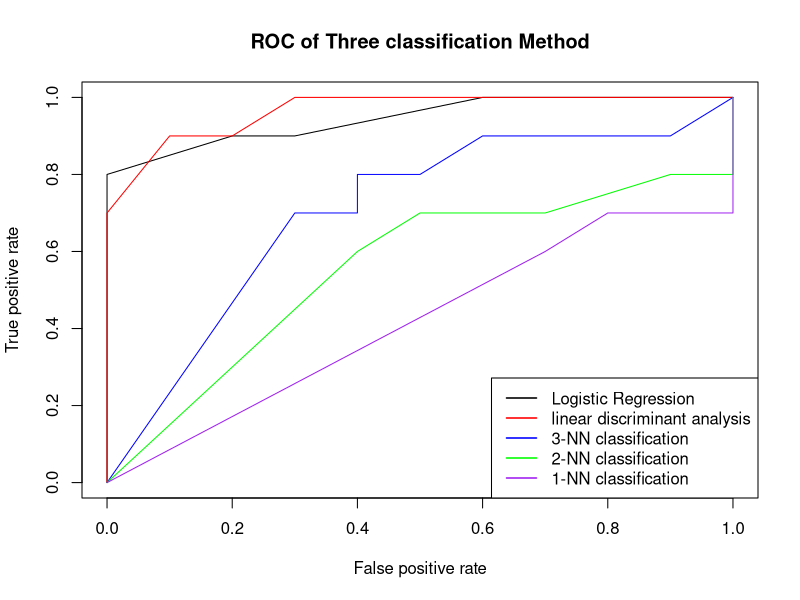

The R source for this figure:
library(readr)
library(broom)

resample = function(data) {
  n = nrow(data)
  # Sample row numbers (i) rather than values (e_i)
  idx = sample(n, n, replace = TRUE)
  
  # Use row numbers to get new residuals (e2_i).
  res_samp = data$.resid[idx]
  
  # y2_i =  b_0 + b_1 * x_i    + e2_i
  y_samp =  data$.fitted       + res_samp
  
  # Insert new response (y_i) into data frame, keeping old covariates (x_i)
  data$y2 = y_samp
  
  # Fit the same model with new data (y2_i, x_i).
  new_mod = lm(y2 ~ xi, data)
  
  return (coef(new_mod))
}
problem1 = function(seed){
  set.seed(seed) # only set the seed once, at the beginning
  ## Part I
  error = rnorm(n = 100,mean = 0,sd = 1)
  xi = rchisq(n = 100,df = 6)
  yi = -5+2*xi+error
  
  
  ## Part II
  model = lm(yi~xi)
  b0=as.numeric(coef(model)[1]); b1 = as.numeric(coef(model)[2])
  residual = resid(model)
  SSE = sum(residual^2)
  MSE = SSE/98
  info = summary(model)
  sdb0 = info$coefficients[1,2]; sdb1 = info$coefficients[2,2]
  t = qt(0.975,98)
  theoCI = rbind(c(b0-t*sdb0,b0+t*sdb0),c(b1-t*sdb1,b1+t*sdb1))
  
  ## Part III
  data = augment(model)
  boot = replicate(400, resample(data))
  ci_intercept = quantile(boot[1, ], c(0.025, 0.975))
  ci_slope     = quantile(boot[2, ], c(0.025, 0.975))
  
  
  length = cbind(rbind(theoCI[1,2]-theoCI[1,1],theoCI[2,2]-theoCI[2,1]),rbind(ci_intercept[2]-ci_intercept[1],ci_slope[2]-ci_slope[1]))
  statistic =  cbind(theoCI,rbind(ci_intercept,ci_slope))
  statistic = cbind(statistic,length)
  statistic = cbind(statistic,rbind(b0,b1),rbind(MSE,MSE))
  rownames(statistic) = c("Intercept","Slope")
  colnames(statistic) = c("Theoretical Lower", "Theoretical Upper","Bootstrap Lower","Bootstrap Upper","Length of Theoretical CI","Length of Bootstrap CI","Estimated Value","MSE")
  return (statistic)
}

#################################### Q1 ###############################################################
## Part IV
all_statistic = list()
dummy = sapply(1:10, function(i){all_statistic[[i]]<<-problem1(sample(1:1000,1))})
theo_lenth_b0 = vector()
boot_length_b0 = vector()
theo_lenth_b1 = vector()
boot_length_b1 = vector()
dummy = sapply(1:10,function(i){
  theo_lenth_b0 [i] <<-all_statistic[[i]][1,5] 
  theo_lenth_b1 [i] <<-all_statistic[[i]][2,5]
  boot_length_b0 [i] <<-all_statistic[[i]][1,6]
  boot_length_b1 [i] <<-all_statistic[[i]][2,6]
})
avg = cbind(rbind(mean(theo_lenth_b0),mean(theo_lenth_b1)),rbind(mean(boot_length_b0),mean(boot_length_b1)))
colnames(avg) = c("Average Theoretical CI Length","Average Bootstrap CI Length ")
rownames(avg) = c("Intercept", "Slope")
avg
#######################################################################################################


################################## Q2 #################################################################
library(ROCR)
library(class)
## Part I
dat = subset(iris,iris$Species=="setosa"| iris$Species=="versicolor")
levels(dat$Species)<- list(setosa = "setosa",versicolor = "versicolor")

testsize = ceiling(nrow(dat) * 0.10)

testindex = c(
  sample(which(dat$Species == "setosa"), testsize, replace = FALSE),
  sample(which(dat$Species == "versicolor"), testsize, replace = FALSE)
)

testset = dat[testindex, ]
trainset = dat[-testindex, ]

## Part II
# Fit logistic model on training data. Use family = binomial for logistic.
log_model = glm(Species ~ Sepal.Length, data = trainset,
                family = binomial)

log_pred = predict(log_model, testset, type = "response")
# Convert predictions to 1 or 2, for category 1 or 2 respectively.
log_pred = (log_pred > 0.5) + 1
# Convert predictions to spam or ham, same category order as original data.
log_pred = levels(trainset$Species)[log_pred]

# Make a confusion matrix by tabulating true classes against predicted classes.
log_con = table(true = testset$Species, model = log_pred)

# ROC
logpred = predict(log_model, testset, type = "response")
levels(testset$Species)[1]=0
levels(testset$Species)[2]=1
pr <- prediction(logpred, testset$Species)
prf <- performance(pr, measure = "tpr", x.measure = "fpr")
plot(prf,col='black',main = "ROC of Three classification Method")


## Part III
## linear discriminant analysis
library(MASS)
dat = subset(iris,iris$Species=="setosa"| iris$Species=="versicolor")
levels(dat$Species)<- list(setosa = "setosa",versicolor = "versicolor")

testsize = ceiling(nrow(dat) * 0.10)

testindex = c(
  sample(which(dat$Species == "setosa"), testsize, replace = FALSE),
  sample(which(dat$Species == "versicolor"), testsize, replace = FALSE)
)

testset = dat[testindex, ]
trainset = dat[-testindex, ]
# Fitting LDA
lda_model = lda(Species ~ Sepal.Length, data = trainset)
lda_pred = predict(lda_model, testset, type = "response")$class

# Make a confusion matrix by tabulating true classes against predicted classes.
lda_con = table(true = testset$Species, model = lda_pred)

ldapred = predict(lda_model, testset, type = "response")$posterior[,2]
levels(testset$Species)[1]=0
levels(testset$Species)[2]=1
pr1 <- prediction(ldapred, testset$Species)
prf1 <- performance(pr1, measure = "tpr", x.measure = "fpr")
plot(prf1,add=TRUE,col='red')

## Part IV
## k-NN classification
## KNN  3
dat = subset(iris,iris$Species=="setosa"| iris$Species=="versicolor")
levels(dat$Species)<- list(setosa = "setosa",versicolor = "versicolor")

testsize = ceiling(nrow(dat) * 0.10)

testindex = c(
  sample(which(dat$Species == "setosa"), testsize, replace = FALSE),
  sample(which(dat$Species == "versicolor"), testsize, replace = FALSE)
)

testset = dat[testindex, ]
trainset = dat[-testindex, ]
knn_pred_3 = knn(
  train = trainset["Sepal.Length"], # 1-col data frame
  test  = testset["Sepal.Length"],  # 1-col data frame
  cl    = trainset$Species,                       # vector
  k     = 3,prob = T
)
# Confusion matrix.
knn_con_3 = table(true = testset$Species, model = knn_pred_3)
#ROC
prob<-attr(knn_pred_3,"prob")
levels(testset$Species)[1]=0
levels(testset$Species)[2]=1
pr2 <- prediction(prob, testset$Species)
prf2 <- performance(pr2, measure = "tpr", x.measure = "fpr")
plot(prf2,add=TRUE,col='blue')

## KNN  2
dat = subset(iris,iris$Species=="setosa"| iris$Species=="versicolor")
levels(dat$Species)<- list(setosa = "setosa",versicolor = "versicolor")

testsize = ceiling(nrow(dat) * 0.10)

testindex = c(
  sample(which(dat$Species == "setosa"), testsize, replace = FALSE),
  sample(which(dat$Species == "versicolor"), testsize, replace = FALSE)
)

testset = dat[testindex, ]
trainset = dat[-testindex, ]
knn_pred_2 = knn(
  train = trainset["Sepal.Length"], # 1-col data frame
  test  = testset["Sepal.Length"],  # 1-col data frame
  cl    = trainset$Species,                       # vector
  k     = 2,prob = T
)
# Confusion matrix.
knn_con_2 = table(true = testset$Species, model = knn_pred_2)
#ROC
prob<-attr(knn_pred_2,"prob")
levels(testset$Species)[1]=0
levels(testset$Species)[2]=1
pr3 <- prediction(prob, testset$Species)
prf3 <- performance(pr3, measure = "tpr", x.measure = "fpr")
plot(prf3,add=TRUE,col='green')

## KNN  1
dat = subset(iris,iris$Species=="setosa"| iris$Species=="versicolor")
levels(dat$Species)<- list(setosa = "setosa",versicolor = "versicolor")

testsize = ceiling(nrow(dat) * 0.10)

testindex = c(
  sample(which(dat$Species == "setosa"), testsize, replace = FALSE),
  sample(which(dat$Species == "versicolor"), testsize, replace = FALSE)
)

testset = dat[testindex, ]
trainset = dat[-testindex, ]
knn_pred_1 = knn(
  train = trainset["Sepal.Length"], # 1-col data frame
  test  = testset["Sepal.Length"],  # 1-col data frame
  cl    = trainset$Species,                       # vector
  k     = 1,prob = T
)
# Confusion matrix.
knn_con_1 = table(true = testset$Species, model = knn_pred_1)
#ROC
prob<-attr(knn_pred_1,"prob")
levels(testset$Species)[1]=0
levels(testset$Species)[2]=1
pr4 <- prediction(prob, testset$Species)
prf4 <- performance(pr4, measure = "tpr", x.measure = "fpr")
plot(prf4,add=TRUE,col='purple')

legend('bottomright',c("Logistic Regression","linear discriminant analysis","3-NN classification","2-NN classification","1-NN classification"),lty=c(1,1),lwd=c(1.5,1.5),col=c('black','red','blue','green','purple'))


#######################################################################################################
